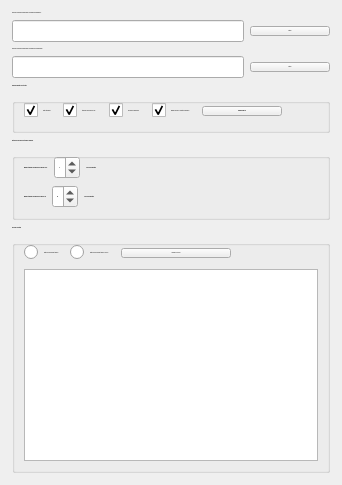
      <widget class="QWidget" name="datos">
       <property name="font">
        <font>
         <pointsize>-1</pointsize>
        </font>
       </property>
       <attribute name="title">
        <string>Datos y preprocesamiento</string>
       </attribute>
       <layout class="QVBoxLayout" name="verticalLayout_2">
        <property name="leftMargin">
         <number>12</number>
        </property>
        <property name="topMargin">
         <number>12</number>
        </property>
        <property name="rightMargin">
         <number>12</number>
        </property>
        <property name="bottomMargin">
         <number>12</number>
        </property>
        <item>
         <widget class="QLabel" name="labelDesp">
          <property name="font">
           <font>
            <pointsize>-1</pointsize>
            <weight>50</weight>
            <bold>false</bold>
           </font>
          </property>
          <property name="text">
           <string>Selecciona la carpeta correspondiente a la categoría despoblación:</string>
          </property>
         </widget>
        </item>
        <item>
         <layout class="QHBoxLayout" name="desp_Layout" stretch="8,1">
          <item>
           <widget class="QLineEdit" name="desp_line">
            <property name="font">
             <font>
              <pointsize>-1</pointsize>
             </font>
            </property>
           </widget>
          </item>
          <item>
           <widget class="QPushButton" name="desp_button">
            <property name="font">
             <font>
              <pointsize>-1</pointsize>
              <weight>50</weight>
              <bold>false</bold>
             </font>
            </property>
            <property name="text">
             <string>añadir</string>
            </property>
           </widget>
          </item>
         </layout>
        </item>
        <item>
         <widget class="QLabel" name="labelNodesp">
          <property name="font">
           <font>
            <pointsize>-1</pointsize>
            <weight>50</weight>
            <bold>false</bold>
           </font>
          </property>
          <property name="text">
           <string>Selecciona la carpeta correspondiente a la categoría no despoblación:</string>
          </property>
         </widget>
        </item>
        <item>
         <layout class="QHBoxLayout" name="nodesp_Layout" stretch="8,1">
          <property name="leftMargin">
           <number>0</number>
          </property>
          <property name="topMargin">
           <number>0</number>
          </property>
          <item>
           <widget class="QLineEdit" name="nodesp_line">
            <property name="font">
             <font>
              <pointsize>-1</pointsize>
             </font>
            </property>
           </widget>
          </item>
          <item>
           <widget class="QPushButton" name="nodesp_button">
            <property name="font">
             <font>
              <pointsize>-1</pointsize>
              <weight>50</weight>
              <bold>false</bold>
             </font>
            </property>
            <property name="text">
             <string>añadir</string>
            </property>
           </widget>
          </item>
         </layout>
        </item>
        <item>
         <widget class="QGroupBox" name="preproceso">
          <property name="minimumSize">
           <size>
            <width>0</width>
            <height>40</height>
           </size>
          </property>
          <property name="font">
           <font>
            <pointsize>-1</pointsize>
            <weight>75</weight>
            <bold>true</bold>
           </font>
          </property>
          <property name="title">
           <string>Preprocesamiento de los textos</string>
          </property>
          <layout class="QHBoxLayout" name="horizontalLayout" stretch="0,0,0,0,0,0,1">
           <property name="leftMargin">
            <number>9</number>
           </property>
           <item>
            <widget class="QCheckBox" name="stopW">
             <property name="font">
              <font>
               <pointsize>-1</pointsize>
               <weight>50</weight>
               <bold>false</bold>
              </font>
             </property>
             <property name="text">
              <string>Filtrar StopWords</string>
             </property>
             <property name="checked">
              <bool>true</bool>
             </property>
             <property name="tristate">
              <bool>false</bool>
             </property>
            </widget>
           </item>
           <item>
            <widget class="QCheckBox" name="stemming">
             <property name="font">
              <font>
               <pointsize>-1</pointsize>
               <weight>50</weight>
               <bold>false</bold>
              </font>
             </property>
             <property name="text">
              <string>Stemming (reducción a la raíz)</string>
             </property>
             <property name="checked">
              <bool>true</bool>
             </property>
            </widget>
           </item>
           <item>
            <widget class="QCheckBox" name="minusc">
             <property name="font">
              <font>
               <pointsize>-1</pointsize>
               <weight>50</weight>
               <bold>false</bold>
              </font>
             </property>
             <property name="text">
              <string>Conversión a minúsculas</string>
             </property>
             <property name="checked">
              <bool>true</bool>
             </property>
            </widget>
           </item>
           <item>
            <widget class="QCheckBox" name="elim_num">
             <property name="font">
              <font>
               <pointsize>-1</pointsize>
               <weight>50</weight>
               <bold>false</bold>
              </font>
             </property>
             <property name="text">
              <string>Eliminar números y caracteres especiales</string>
             </property>
             <property name="checked">
              <bool>true</bool>
             </property>
            </widget>
           </item>
           <item>
            <widget class="QPushButton" name="prepButton">
             <property name="minimumSize">
              <size>
               <width>0</width>
               <height>0</height>
              </size>
             </property>
             <property name="text">
              <string>PREPROCESAR</string>
             </property>
            </widget>
           </item>
           <item>
            <widget class="QLabel" name="labelPrep">
             <property name="minimumSize">
              <size>
               <width>30</width>
               <height>0</height>
              </size>
             </property>
             <property name="text">
              <string/>
             </property>
            </widget>
           </item>
           <item>
            <spacer name="horizontalSpacer_2">
             <property name="orientation">
              <enum>Qt::Horizontal</enum>
             </property>
             <property name="sizeHint" stdset="0">
              <size>
               <width>0</width>
               <height>20</height>
              </size>
             </property>
            </spacer>
           </item>
          </layout>
         </widget>
        </item>
        <item>
         <widget class="QGroupBox" name="pruneBox">
          <property name="minimumSize">
           <size>
            <width>0</width>
            <height>20</height>
           </size>
          </property>
          <property name="font">
           <font>
            <pointsize>-1</pointsize>
            <weight>75</weight>
            <bold>true</bold>
           </font>
          </property>
          <property name="title">
           <string>Filtrado por frecuencia de términos (pruning)</string>
          </property>
          <layout class="QVBoxLayout" name="verticalLayout_4">
           <item>
            <layout class="QHBoxLayout" name="belowLayout" stretch="0,0,0,0">
             <property name="topMargin">
              <number>0</number>
             </property>
             <item>
              <widget class="QLabel" name="label">
               <property name="text">
                <string>Eliminar términos que aparezcan en menos de un</string>
               </property>
              </widget>
             </item>
             <item>
              <widget class="QSpinBox" name="mindfSpin">
               <property name="maximum">
                <number>100</number>
               </property>
               <property name="value">
                <number>5</number>
               </property>
              </widget>
             </item>
             <item>
              <widget class="QLabel" name="label_3">
               <property name="text">
                <string>% de los documentos</string>
               </property>
              </widget>
             </item>
             <item>
              <spacer name="horizontalSpacer_3">
               <property name="orientation">
                <enum>Qt::Horizontal</enum>
               </property>
               <property name="sizeHint" stdset="0">
                <size>
                 <width>40</width>
                 <height>20</height>
                </size>
               </property>
              </spacer>
             </item>
            </layout>
           </item>
           <item>
            <layout class="QHBoxLayout" name="aboveLayout">
             <property name="topMargin">
              <number>0</number>
             </property>
             <item>
              <widget class="QLabel" name="label_2">
               <property name="text">
                <string>Eliminar términos que aparezcan en más de un</string>
               </property>
              </widget>
             </item>
             <item>
              <widget class="QSpinBox" name="maxdfSpin">
               <property name="maximum">
                <number>100</number>
               </property>
               <property name="value">
                <number>95</number>
               </property>
              </widget>
             </item>
             <item>
              <widget class="QLabel" name="label_4">
               <property name="text">
                <string>% de los documentos</string>
               </property>
              </widget>
             </item>
             <item>
              <spacer name="horizontalSpacer_4">
               <property name="orientation">
                <enum>Qt::Horizontal</enum>
               </property>
               <property name="sizeHint" stdset="0">
                <size>
                 <width>40</width>
                 <height>20</height>
                </size>
               </property>
              </spacer>
             </item>
            </layout>
           </item>
          </layout>
         </widget>
        </item>
        <item>
         <widget class="QGroupBox" name="matrixBox">
          <property name="font">
           <font>
            <pointsize>-1</pointsize>
            <weight>75</weight>
            <bold>true</bold>
           </font>
          </property>
          <property name="title">
           <string>Selección de matriz</string>
          </property>
          <layout class="QVBoxLayout" name="verticalLayout">
           <item>
            <layout class="QHBoxLayout" name="matrixLayout" stretch="0,0,0,0,1">
             <property name="leftMargin">
              <number>0</number>
             </property>
             <property name="topMargin">
              <number>0</number>
             </property>
             <property name="rightMargin">
              <number>0</number>
             </property>
             <item>
              <widget class="QRadioButton" name="cv_occ">
               <property name="font">
                <font>
                 <pointsize>-1</pointsize>
                 <weight>50</weight>
                 <bold>false</bold>
                </font>
               </property>
               <property name="text">
                <string>Matriz de ocurrencia de términos</string>
               </property>
              </widget>
             </item>
             <item>
              <widget class="QRadioButton" name="cv_tfidf">
               <property name="font">
                <font>
                 <pointsize>-1</pointsize>
                 <weight>50</weight>
                 <bold>false</bold>
                </font>
               </property>
               <property name="text">
                <string>Matriz de frecuencia de términos (TF-IDF)</string>
               </property>
              </widget>
             </item>
             <item>
              <widget class="QPushButton" name="matrixButton">
               <property name="minimumSize">
                <size>
                 <width>110</width>
                 <height>0</height>
                </size>
               </property>
               <property name="font">
                <font>
                 <pointsize>-1</pointsize>
                 <weight>50</weight>
                 <bold>false</bold>
                </font>
               </property>
               <property name="text">
                <string>GENERAR MATRIZ</string>
               </property>
               <property name="flat">
                <bool>false</bool>
               </property>
              </widget>
             </item>
             <item>
              <widget class="QLabel" name="labelMatrix">
               <property name="minimumSize">
                <size>
                 <width>30</width>
                 <height>0</height>
                </size>
               </property>
               <property name="text">
                <string/>
               </property>
              </widget>
             </item>
             <item>
              <spacer name="horizontalSpacer">
               <property name="orientation">
                <enum>Qt::Horizontal</enum>
               </property>
               <property name="sizeHint" stdset="0">
                <size>
                 <width>40</width>
                 <height>20</height>
                </size>
               </property>
              </spacer>
             </item>
            </layout>
           </item>
           <item>
            <widget class="QTableView" name="tableViewMatriz">
             <property name="editTriggers">
              <set>QAbstractItemView::AnyKeyPressed|QAbstractItemView::EditKeyPressed</set>
             </property>
             <attribute name="horizontalHeaderDefaultSectionSize">
              <number>140</number>
             </attribute>
             <attribute name="horizontalHeaderMinimumSectionSize">
              <number>140</number>
             </attribute>
             <attribute name="verticalHeaderMinimumSectionSize">
              <number>30</number>
             </attribute>
            </widget>
           </item>
          </layout>
         </widget>
        </item>
       </layout>
      </widget>
